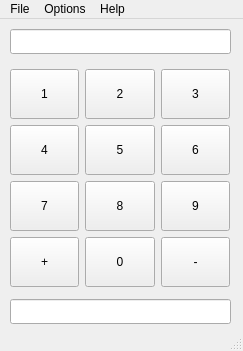
<?xml version="1.0" encoding="UTF-8"?>
<ui version="4.0">
 <class>MainWindow</class>
 <widget class="QMainWindow" name="MainWindow">
  <property name="geometry">
   <rect>
    <x>0</x>
    <y>0</y>
    <width>243</width>
    <height>351</height>
   </rect>
  </property>
  <property name="windowTitle">
   <string>MainWindow</string>
  </property>
  <widget class="QWidget" name="centralwidget">
   <widget class="QWidget" name="gridLayoutWidget">
    <property name="geometry">
     <rect>
      <x>10</x>
      <y>50</y>
      <width>220</width>
      <height>220</height>
     </rect>
    </property>
    <layout class="QGridLayout" name="gridLayout">
     <item row="0" column="2">
      <widget class="QPushButton" name="pushButton_3">
       <property name="minimumSize">
        <size>
         <width>50</width>
         <height>50</height>
        </size>
       </property>
       <property name="text">
        <string>3</string>
       </property>
      </widget>
     </item>
     <item row="1" column="1">
      <widget class="QPushButton" name="pushButton_5">
       <property name="minimumSize">
        <size>
         <width>50</width>
         <height>50</height>
        </size>
       </property>
       <property name="text">
        <string>5</string>
       </property>
      </widget>
     </item>
     <item row="1" column="0">
      <widget class="QPushButton" name="pushButton_4">
       <property name="minimumSize">
        <size>
         <width>50</width>
         <height>50</height>
        </size>
       </property>
       <property name="text">
        <string>4</string>
       </property>
      </widget>
     </item>
     <item row="3" column="2">
      <widget class="QPushButton" name="pushButton_minus">
       <property name="minimumSize">
        <size>
         <width>50</width>
         <height>50</height>
        </size>
       </property>
       <property name="text">
        <string>-</string>
       </property>
      </widget>
     </item>
     <item row="2" column="2">
      <widget class="QPushButton" name="pushButton_9">
       <property name="minimumSize">
        <size>
         <width>50</width>
         <height>50</height>
        </size>
       </property>
       <property name="text">
        <string>9</string>
       </property>
      </widget>
     </item>
     <item row="1" column="2">
      <widget class="QPushButton" name="pushButton_6">
       <property name="minimumSize">
        <size>
         <width>50</width>
         <height>50</height>
        </size>
       </property>
       <property name="text">
        <string>6</string>
       </property>
      </widget>
     </item>
     <item row="2" column="1">
      <widget class="QPushButton" name="pushButton_8">
       <property name="minimumSize">
        <size>
         <width>50</width>
         <height>50</height>
        </size>
       </property>
       <property name="text">
        <string>8</string>
       </property>
      </widget>
     </item>
     <item row="3" column="1">
      <widget class="QPushButton" name="pushButton_0">
       <property name="minimumSize">
        <size>
         <width>50</width>
         <height>50</height>
        </size>
       </property>
       <property name="text">
        <string>0</string>
       </property>
      </widget>
     </item>
     <item row="0" column="0">
      <widget class="QPushButton" name="pushButton_1">
       <property name="minimumSize">
        <size>
         <width>50</width>
         <height>50</height>
        </size>
       </property>
       <property name="text">
        <string>1</string>
       </property>
      </widget>
     </item>
     <item row="3" column="0">
      <widget class="QPushButton" name="pushButton_plus">
       <property name="minimumSize">
        <size>
         <width>50</width>
         <height>50</height>
        </size>
       </property>
       <property name="text">
        <string>+</string>
       </property>
      </widget>
     </item>
     <item row="2" column="0">
      <widget class="QPushButton" name="pushButton_7">
       <property name="minimumSize">
        <size>
         <width>50</width>
         <height>50</height>
        </size>
       </property>
       <property name="text">
        <string>7</string>
       </property>
      </widget>
     </item>
     <item row="0" column="1">
      <widget class="QPushButton" name="pushButton_2">
       <property name="minimumSize">
        <size>
         <width>50</width>
         <height>50</height>
        </size>
       </property>
       <property name="text">
        <string>2</string>
       </property>
      </widget>
     </item>
    </layout>
   </widget>
   <widget class="QLineEdit" name="inputValue">
    <property name="geometry">
     <rect>
      <x>10</x>
      <y>10</y>
      <width>221</width>
      <height>25</height>
     </rect>
    </property>
   </widget>
   <widget class="QLineEdit" name="resultValue">
    <property name="geometry">
     <rect>
      <x>10</x>
      <y>280</y>
      <width>221</width>
      <height>25</height>
     </rect>
    </property>
   </widget>
  </widget>
  <widget class="QMenuBar" name="menubar">
   <property name="geometry">
    <rect>
     <x>0</x>
     <y>0</y>
     <width>243</width>
     <height>22</height>
    </rect>
   </property>
   <widget class="QMenu" name="menuFile">
    <property name="title">
     <string>File</string>
    </property>
    <addaction name="actionClose"/>
   </widget>
   <widget class="QMenu" name="menuOptions">
    <property name="title">
     <string>Options</string>
    </property>
   </widget>
   <widget class="QMenu" name="menuAbout">
    <property name="title">
     <string>Help</string>
    </property>
    <addaction name="actionAbout"/>
    <addaction name="actionHelp"/>
   </widget>
   <addaction name="menuFile"/>
   <addaction name="menuOptions"/>
   <addaction name="menuAbout"/>
  </widget>
  <widget class="QStatusBar" name="statusbar"/>
  <action name="actionAbout">
   <property name="text">
    <string>About</string>
   </property>
  </action>
  <action name="actionHelp">
   <property name="text">
    <string>Docs</string>
   </property>
  </action>
  <action name="actionClose">
   <property name="text">
    <string>Close</string>
   </property>
  </action>
 </widget>
 <resources/>
 <connections/>
</ui>
